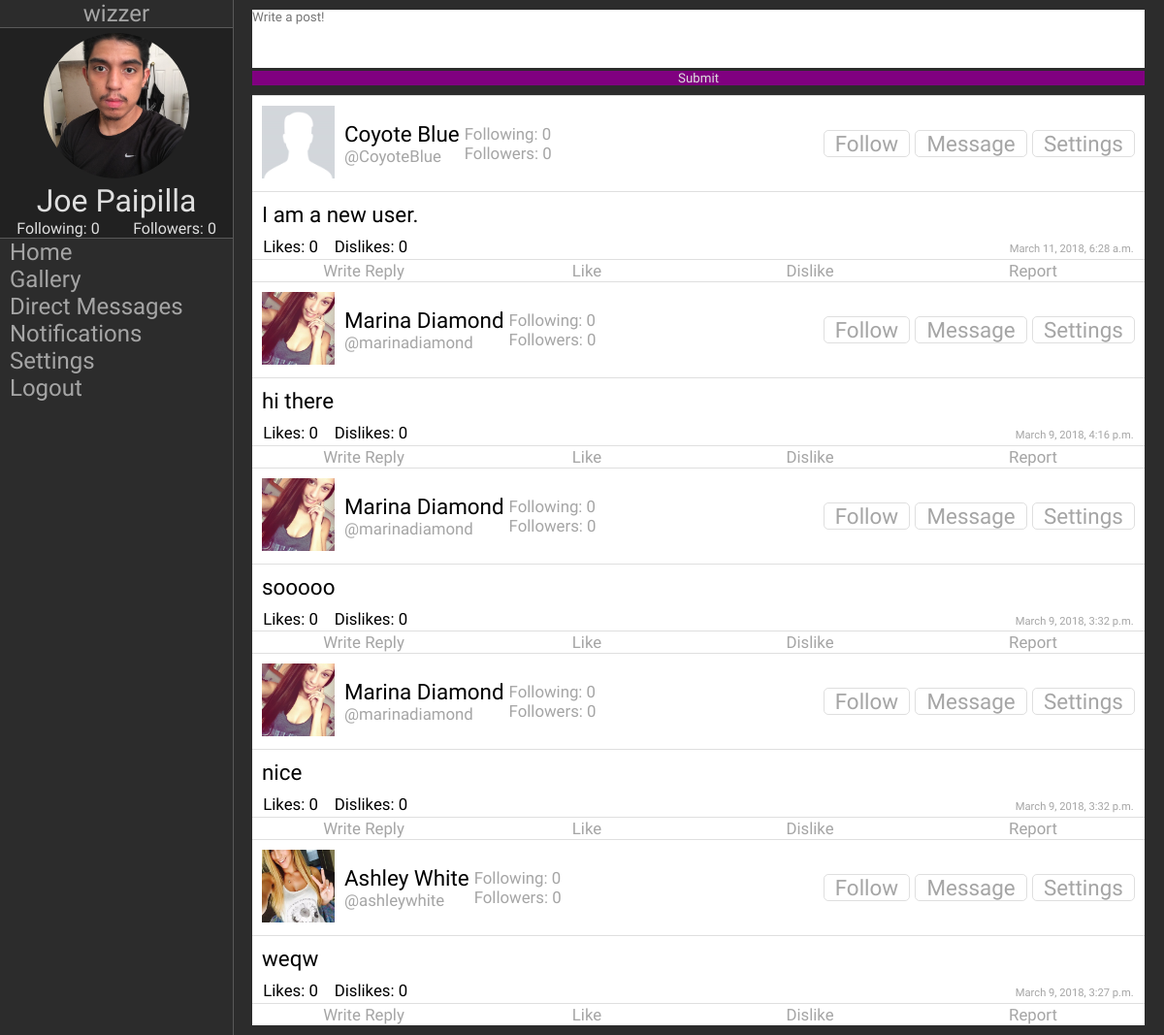
The app's page / (signed in) with its own data.
### SocialMedia/models.py (models this page shows, shortened)
class WizzerUser(models.Model):
    GENDER_CHOICES = (
        ('M', 'Male'),
        ('F', 'Female')
    )
    user = models.OneToOneField(User, default='', on_delete=models.CASCADE)
    following = models.ManyToManyField('self', blank=True, related_name='following_set', symmetrical=False)
    followers = models.ManyToManyField('self', blank=True, related_name='follower_set', symmetrical=False)
    profile_picture = models.FileField(
        default=r'default\default-profile-picture.jpg', upload_to=profile_picture_path, max_length=100)
    background_image = models.FileField(
        default=r'default\default-background.jpg', upload_to=background_image_path, max_length=100)
    gender = models.CharField(default='', choices=GENDER_CHOICES, max_length=2)
    def __str__(self):
        return self.user.username

class Whiz(models.Model):
    whiz_poster = models.ForeignKey(WizzerUser, on_delete=models.CASCADE)
    content = models.TextField()
    time_posted = models.DateTimeField(default=timezone.now)

### SocialMedia/views.py (the view)
# urls.py: path('', views.index, name='index'),
def index(request):
    user = request.user
    if request.method == "POST":
        print(request.POST)
        form = WhizForm(request.POST)
        if form.is_valid():
            new_whiz = Whiz(whiz_poster=user.wizzeruser, content=request.POST['whiz_input'])
            new_whiz.save()
        elif 'delete' in request.POST:
            Whiz.objects.get(id=request.POST['delete']).delete()
        elif 'reply' in request.POST:
            pass
        elif 'like' in request.POST:
            whiz = Whiz.objects.get(id=request.POST['like'])
            liked_user = UserObject.objects.get(username__exact=user).wizzeruser
            try:
                Like.objects.get(whiz=whiz, liked_by=liked_user).delete()
            except Exception as e:
                new_like = Like(whiz=whiz, liked_by=liked_user)
                new_like.save()
        elif 'dislike' in request.POST:
            whiz = Whiz.objects.get(id=request.POST['dislike'])
            disliked_user = UserObject.objects.get(username__exact=user).wizzeruser
            try:
                Dislike.objects.get(disliked_by=disliked_user).delete()
            except Exception as e:
                new_dislike = Dislike(whiz=whiz, disliked_by=disliked_user)
                new_dislike.save()
        elif 'report' in request.POST:
            pass
        elif 'follow' in request.POST:
            self_user = UserObject.objects.get(username__exact=user).wizzeruser
            followed_user = UserObject.objects.get(username__exact=request.POST['follow']).wizzeruser
            if self_user in followed_user.followers.all():
                followed_user.followers.remove(self_user)
                self_user.following.remove(followed_user)
            else:
                followed_user.followers.add(self_user)
                followed_user.save()
                self_user.following.add(followed_user)
                self_user.save()
        return redirect('index')
    else:
        form = WhizForm()
    if str(user) == 'AnonymousUser':
        return redirect('login')
    else:
        whizzes = Whiz.objects.all()[::-1]
        context = {'WizzerUser': user,
                   'Whizzes': whizzes,
                   'WhizForm': form
                   }
        return render(request, 'SocialMedia/WizzerFeed.html', context)

### SocialMedia/forms.py
class WhizForm(forms.Form):
    whiz_input = forms.CharField(label="", widget=forms.Textarea(attrs={"cols": '',"rows": '',"id": "message","placeholder":"Write a post!","value": "message"}))

### SocialMedia/templates/SocialMedia/WizzerFeed.html (shortened to what this page needs)
{% extends "SocialMedia/main.html" %}
{% load static %}
{% block css %}<link rel='stylesheet' type='text/css' href="{% static 'SocialMedia/mainDiv.css' %}"/>{% endblock %}
{% block body %}
    {% include 'SocialMedia/components/navbar.html' %}
    <div class="main">
        <div class="post-form">
            <form method="POST" action="{% url 'index' %}">
                {{ WhizForm }}
                <input id="submit" class='colored' type="submit" value="Submit">
            </form>
        </div>
        <div class="post-container">
            {% for whiz in Whizzes %}
                {% include 'SocialMedia/components/post.html' %}
            {% endfor %}
        </div>
    </div>
{% endblock %}

### SocialMedia/templates/SocialMedia/components/navbar.html
{% load static %}
{% block css %}<link rel='stylesheet' type='text/css' href="{% static 'SocialMedia/navbar.css' %}"/>{% endblock %}
<div class="navbar">
    {% block navbar %}
    <div class="logo">
        <h1>wizzer</h1>
    </div>
    <div class="description" style="background: url('{{ WizzerUser.wizzeruser.background_image.url }}')">
        <div id="shader">
            <a href="{% url 'profile-page' WizzerUser.get_username %}"><img id="profile-photo" src="{{ WizzerUser.wizzeruser.profile_picture.url }}"/></a>
            <h1>{{ WizzerUser.get_full_name }}</h1>
            <div class="follow-count">
                <h1><a class='colored' href="{% url 'follows' %}">Following: {{ WizzerUser.wizzeruser.following.count }}</a></h1>
                <h1><a class='colored' href="{% url 'follows' %}">Followers: {{ WizzerUser.wizzeruser.followers.count }}</a></h1>
            </div>
        </div>
    </div>
        <a class='colored btn' href="{% url 'index' %}">Home</a>
        <a class='colored btn' href="{% url 'gallery' %}">Gallery</a>
        <a class='colored btn' href="{% url 'directmessages' %}">Direct Messages</a>
        <a class='colored btn' href="{% url 'notifications' %}">Notifications</a>
        <a class='colored btn' href="{% url 'settings' %}">Settings</a>
        <a class='colored btn' href="{% url 'logout' %}">Logout</a>
    {% endblock %}
</div>

### SocialMedia/templates/SocialMedia/components/post.html (shortened to what this page needs)
{% load static %}
<div class="post">
    <div class="top-bar">
        <a href="{% url 'profile-page' whiz.whiz_poster.user.get_username %}"><img id="profile-photo" src="{{ whiz.whiz_poster.profile_picture.url }}"/></a>
        <div class="name">
            <h1>{{ whiz.whiz_poster.user.get_full_name }}</h1>
            <a href="{% url 'profile-page' whiz.whiz_poster.user.get_username %}"><h2>@{{ whiz.whiz_poster.user.get_username }}</h2></a>
        </div>
        <div class="follow-info">
            <h2>Following: {{ whiz.whiz_poster.following.count }}</h2>
            <h2>Followers: {{ whiz.whiz_poster.followers.count }}</h2>
        </div>
        <div class="user-buttons">
            {% if whiz.whiz_poster.user.id ==  WizzerUser.id %}
            <form id="post-form" method="post" action="{% url 'index' %}">
                <button class="button" id="delete" type="submit" value="{{ whiz.id }}" name="delete">X</button>
                {% csrf_token %}
            </form>
            {% else %}
            <button class="button" id="follow" type="submit" form="post-form" value="{{ whiz.whiz_poster }}" name="follow">Follow</button>
            <button class="button" id="message" type="submit" form="post-form" value="{{ whiz.whiz_poster }}" name="message">Message</button>
            <button class="button" id="settings" type="submit" form="post-form" value="{{ whiz.whiz_poster }}" name="settings">Settings</button>
            {% endif %}
        </div>
    </div>
    <div class="post-content">
        <h1>{{ whiz.content }}</h1>
    </div>
    <div class="post-info">
        <ul>
            <h2><a href="#">Likes: {{ whiz.like_set.count}}</a></h2>
            <h2><a href="#">Dislikes: {{ whiz.dislike_set.count }}</a></h2>
        </ul>
        <p id="time-posted">{{ whiz.time_posted }}</p>
    </div>
    <div class="post-footer">
            <button id="delete" type="submit" value="{{ whiz.id }}" name="reply" form="post-form">Write Reply</button>
            <button id="delete" type="submit" value="{{ whiz.id }}" name="like" form="post-form">Like</button>
            <button id="delete" type="submit" value="{{ whiz.id }}" name="dislike" form="post-form">Dislike</button>
            <button id="delete" type="submit" value="{{ whiz.id }}" name="report" form="post-form">Report</button>
    </div>
</div>

### SocialMedia/static/SocialMedia/mainDiv.css (style rules this page uses)
.main { width: 100%; margin-left: 20%; font-size: .7em; overflow-y: auto; padding: 10px 20px 10px 20px; }
.main * { color: var(--text-color); }
.main .post-form form { margin-bottom: 10px; }
.main .post-form form #message { height: 4.5em; width: 100%; }
.main .post-form form #submit { background-color: var(--color-scheme); color: var(--dark-text-color); border: 0; width: 100%; }
.main .post-container { display: flex; flex-direction: column; }
.main .post-container .post { display: flex; flex-direction: column; background-color: var(--box-color); margin: 0px 0 0px 0; border-top: 1px solid var(--border-color); }
.main .post-container .post .top-bar { display: flex; flex-direction: row; border-bottom: 1px solid var(--border-color); padding: 10px; align-items: center; }
.main .post-container .post .top-bar #profile-photo { object-fit: cover; height: 75px; width: 75px; padding-right: 10px; }
.main .post-container .post .top-bar .name { display: flex; flex-direction: column; }
.main .post-container .post .top-bar .name h2 { color: var(--subtext-color); }
.main .post-container .post .top-bar .follow-info { display: flex; flex-direction: column; margin-left: 5px; }
.main .post-container .post .top-bar .follow-info * { color: var(--subtext-color); }
.main .post-container .post .top-bar .user-buttons { margin-left: auto; display: flex; flex-direction: row; justify-content: space-around; }
.main .post-container .post .top-bar .user-buttons .button { margin-left: 5px; font-size: 2em; padding: 0 .5em 0 .5em; background-color: var(--box-color); color: var(--subtext-color); border: 1px solid var(--border-color); border-radius: 5px; cursor: pointer; }
.main .post-container .post .post-content { padding: 10px; }
.main .post-container .post .post-info { display: flex; flex-direction: row; align-items: baseline; padding: 0 0 .25em 1em; }
.main .post-container .post .post-info > * { margin: 0 1em 0 0; }
.main .post-container .post .post-info ul { display:flex; flex-direction: row; justify-content: space-around; }
.main .post-container .post .post-info ul a { margin: 0 1em 0 0; }
.main .post-container .post .post-info #time-posted { color: var(--subtext-color); margin-left: auto; }
.main .post-container .post .post-footer { display: flex; justify-content: space-around; border-top: 1px solid var(--border-color); }
.main .post-container .post .post-footer * { background-color: var(--box-color); color: var(--subtext-color); font-size: 1.5em; padding: 1px 0 1px 0; width: 100%; text-align: center; }

### SocialMedia/static/SocialMedia/navbar.css (style rules this page uses)
.navbar { display: flex; flex-direction: column; position: fixed; height: 100%; width: 20%; border-right: 1px solid var(--navbar-border-color); }
.navbar .logo { display: flex; justify-content: center; font-size: 0.75em; border-bottom: 1px solid var(--navbar-border-color); }
.navbar .description { display: flex; flex-direction: column; border-bottom: 1px solid var(--navbar-border-color); }
.navbar .description * { color: var(--dark-text-color); }
.navbar .description #shader { height: 100%; width: 100%; padding-top: 5px; display: flex; flex-direction: column; margin: 0; background-color: var(--shader); }
.navbar .description #shader > * { margin: 0 auto; }
.navbar .description #profile-photo { border-radius: 50%; object-fit: cover; height: 150px; width: 150px; }
.navbar .description .follow-count { display: flex; flex-direction: row; font-size: .5em; width: 100%; justify-content: space-around; }
.navbar .description .follow-count > * { width: 100%; text-align: center; }
.navbar > *:not(.description):not(.logo) { text-align: left; background-color: var(--background-scheme); font-size: 1.5em; padding-left: 10px; }

### SocialMedia/static/SocialMedia/main.css (style rules this page uses)
* { font-family: Oswald; font-weight: 200; margin: 0; padding: 0; color: var(--subtext-color); }
html { background-color: var(--background-scheme); height: 100%; }
body { height: 100%; display: flex; }
a { text-decoration: none; outline: none; }
button { border: 0; cursor: pointer; }
textarea { resize: none; border: 0; }

### SocialMedia/static/SocialMedia/themes.css (style rules this page uses)
:root { --background-scheme: #2c2c2c; --color-scheme: purple; --active-color: red; --shader: rgba(0, 0, 0, .25); --box-color: white; --border-color: #dfdfdf; --navbar-border-color: #595959; --text-color: black; --subtext-color: #a5a5a5; --dark-text-color: #dfdfdf; }

### records on screen
Whiz: shows a picture, whiz_poster.user.get_full_name "Coyote Blue", whiz_poster.user.get_username "CoyoteBlue", whiz_poster.following.count "0", whiz_poster.followers.count "0", content "I am a new user.", like_set.count "0", dislike_set.count "0", time_posted "March 11, 2018, 6:28 a.m."
Whiz: whiz_poster.profile_picture (picture), whiz_poster.user.get_full_name "Marina Diamond", whiz_poster.user.get_username "marinadiamond", whiz_poster.following.count "0", whiz_poster.followers.count "0", content "hi there", like_set.count "0", dislike_set.count "0", time_posted "March 9, 2018, 4:16 p.m."
Whiz: whiz_poster.profile_picture (picture), whiz_poster.user.get_full_name "Marina Diamond", whiz_poster.user.get_username "marinadiamond", whiz_poster.following.count "0", whiz_poster.followers.count "0", content "sooooo", like_set.count "0", dislike_set.count "0", time_posted "March 9, 2018, 3:32 p.m."
Whiz: whiz_poster.profile_picture (picture), whiz_poster.user.get_full_name "Marina Diamond", whiz_poster.user.get_username "marinadiamond", whiz_poster.following.count "0", whiz_poster.followers.count "0", content "nice", like_set.count "0", dislike_set.count "0", time_posted "March 9, 2018, 3:32 p.m."
Whiz: whiz_poster.profile_picture (picture), whiz_poster.user.get_full_name "Ashley White", whiz_poster.user.get_username "ashleywhite", whiz_poster.following.count "0", whiz_poster.followers.count "0", content "weqw", like_set.count "0", dislike_set.count "0", time_posted "March 9, 2018, 3:27 p.m."

### other values on screen
{{ WizzerUser.get_full_name }} "Joe Paipilla"
{{ WizzerUser.wizzeruser.following.count }} "0"
{{ WizzerUser.wizzeruser.followers.count }} "0"
